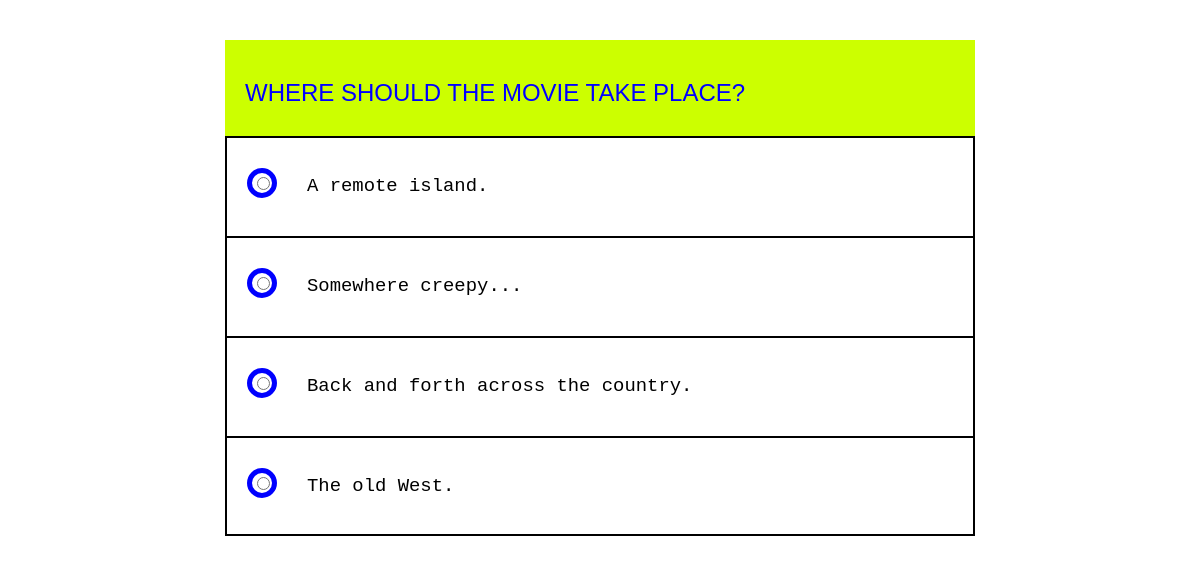
Page /quiz/question.php?n=4 on the committed database.
### tables this page shows
CREATE TABLE `questions` (
  `id` int(11) NOT NULL,
  `text_questions` text NOT NULL
);

CREATE TABLE `choices` (
  `id` int(11) NOT NULL,
  `id_question` int(11) DEFAULT NULL,
  `text` text NOT NULL
);

### quiz/question.php (the view, shortened to what this page needs)
<?php include "database.php" ?>
<?php
if (isset($_GET['n'])){
    $number =(int) $_GET['n'];
}else{
    $number =1;
}
$query = "SELECT * FROM `questions` WHERE id = $number";
$result = $mysqli->query($query) or die();
$question = $result ->fetch_assoc();
$query = "SELECT * FROM `choices`as c left Join questions as q on q.id  =c.id_question  WHERE c.id_question =$number";
$choices = $mysqli ->query($query) or die();
?>
<!DOCTYPE html>
<html lang="en">
<head>
	<link href="https://maxcdn.bootstrapcdn.com/bootstrap/3.3.0/css/bootstrap.min.css" rel="stylesheet" id="bootstrap-css">
<link rel="stylesheet" href="style.css">
</head>
<body>
	<div class="container">
		<div class="row"><br><br>
			<div class="col-sm-8 col-sm-offset-2">
				<div id="quiz">
					<div class="question">
						<h3>
							<span id="question"> <?php echo $question['text_questions']; ?></span>
						</h3>
					</div>
					<form action="process.php" method="get">
						<ul>
							<?php while ($row = $choices->fetch_assoc()): ?>
							<li>
								<input type="radio" class="radio" name="radio">
								<label for="f-option"  class="element-animation" > <?php echo $row['text'] ?> </label>
								<div class="check"><div class="inside"></div></div>
							</li>
							<?php endwhile; ?>
						</ul>
					</form>
				</div>
			</div>
		</div>
		<div class="row">
			<div class="col-sm-8 col-sm-offset-2">
			</div>
		</div>
	</div>
</body>
</html>

### quiz/style.css (style rules this page uses)
body, html { height: 100%; background: #ffffff; font-family: 'Source Code', monospace; }
form { margin: 0 auto; }
.question { background: #ccff00; padding: 20px; color: #0000ff; font-family: helvetica, sans-serif; text-transform: uppercase; font-weight: 700; }
.container ul { list-style: none; margin: 0; padding: 0; }
ul li { color: black; display: block; position: relative; float: left; width: 100%; height: 100px; border-top: 2px solid #000000; border-right: 2px solid #000000; border-left: 2px solid #000000; border-bottom: none; background: #ffffff; }
ul li:last-of-type { border-bottom: 2px solid #000000; }
ul li input[type=radio] { position: absolute; border: 5px solid #00FF00; visibility:0.01; display: block; position: absolute; border: 5px solid #AAAAAA; border-radius: 100%; top: 35px; left: 30px; z-index: 10; }
ul li label { display: block; position: relative; font-weight: 300; font-size: 1.35em; padding: 25px 25px 25px 80px; margin: 10px auto; height: 30px; z-index: 9; cursor: pointer; -webkit-transition: all 0.25s linear; }
ul li .check { display: block; position: absolute; border: 5px solid #0000ff; border-radius: 100%; height: 30px; width: 30px; top: 30px; left: 20px; transition: border .25s linear; -webkit-transition: border .25s linear; }
ul li .check::before { display: block; position: absolute; content: ''; border-radius: 100%; height: 14px; width: 14px; top: 3px; left: 3px; margin: auto; transition: background 0.25s linear; -webkit-transition: background 0.25s linear; }
ul { margin: 0 auto; }

### rows in the picture
questions: text_questions "WHERE SHOULD THE MOVIE TAKE PLACE?"
choices: text "A remote island."
choices: text "Somewhere creepy..."
choices: text "Back and forth across the country."
choices: text "The old West."
